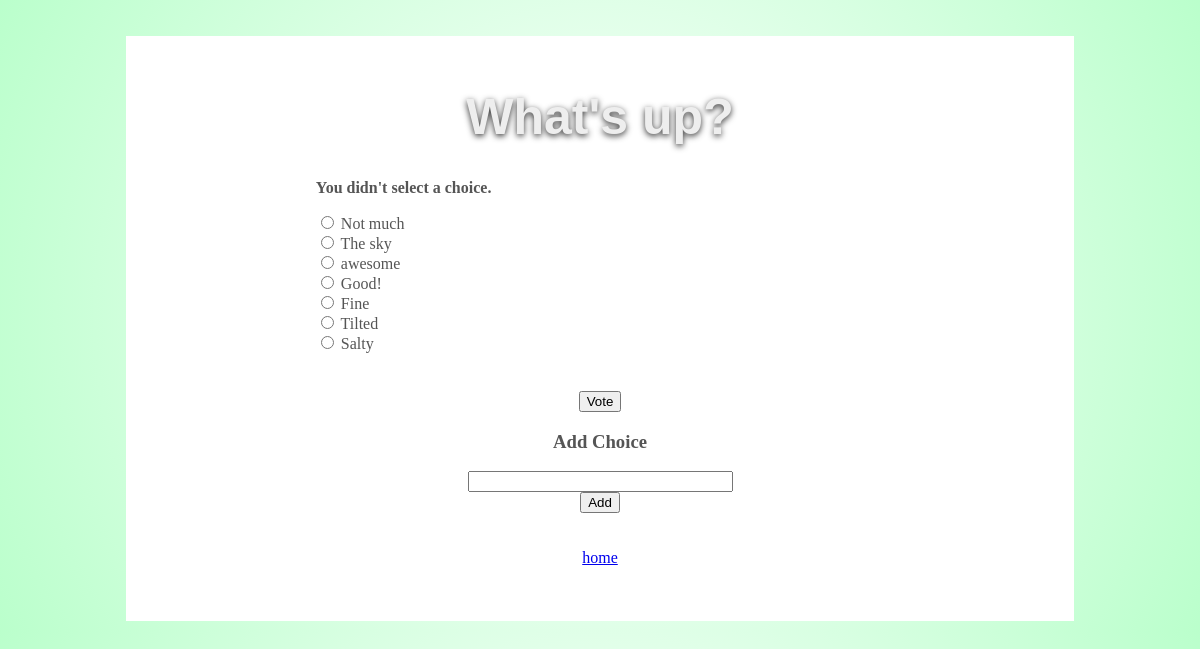
The page /polls/1/vote/ on the database its author committed.
### polls/models.py (models this page shows, shortened)
@python_2_unicode_compatible  # only if you need to support Python 2
class Question(models.Model):
    question_text = models.CharField(max_length=200)
    pub_date = models.DateTimeField('date published')

class Choice(models.Model):
    question = models.ForeignKey(Question, on_delete=models.CASCADE)
    choice_text = models.CharField(max_length=200)
    votes = models.IntegerField(default=0)

### polls/views.py (the view)
# urls.py: url(r'^(?P<question_id>[0-9]+)/vote/$', views.vote, name='vote'),
def vote(request, question_id):
    question = get_object_or_404(Question, pk=question_id)
    try:
        selected_choice = question.choice_set.get(pk=request.POST['choice'])
    except (KeyError, Choice.DoesNotExist):
        return render(request, 'polls/detail.html', {
            'question': question,
            'error_message': "You didn't select a choice.",
        })
    else:
        selected_choice.votes += 1
        selected_choice.save()
        return HttpResponseRedirect(reverse('polls:results', args=(question.id,)))

### polls/templates/polls/detail.html (shortened to what this page needs)
<!DOCTYPE html>
<html lang="en">
<head>
</head>
<body>
<br>
<div id="main">
<br>
<h1>{{ question.question_text }}</h1>
<div id="leftM">
{% if error_message %}<p><strong>{{ error_message }}</strong></p>{% endif %}
<form action="{% url 'polls:vote' question.id %}" method="post">
{% for choice in question.choice_set.all %}
    <input type="radio" name="choice" id="choice{{ forloop.counter }}" value="{{ choice.id }}" />
    <label for="choice{{ forloop.counter }}">{{ choice.choice_text }}</label><br />
{% endfor %}
</div>
<div align="center">
<br>
<input type="submit" value="Vote" />
<br>
<form action="{% url 'polls:add_choice' question.id %}" method="post">
    <h3>Add Choice</h3>
    <input type="text" name="addChoice" maxlength="99" size="30"/><br>
    <input type="submit" value="Add"/>
</form>
<br><br>
<a href="{% url 'polls:index' %}">home</a>
</div>
<br><br><br>
</div>
</body>
</html>

### polls/templates/polls/detail.html (style rules this page uses)
#main { width:80%; margin: 10px auto; background: white; }
#leftM { width:60%; margin: 20px auto; }
body { background: -moz-radial-gradient(#99ffcc,#000); background: -webkit-gradient(radial, center center,10,center center,1000, from(#ffffff), to(#99ffb3)); color:#555; background-color:#99ffb3; }
h1 { font: bold 50px Helvetica, Arial, Sans-serif; text-align: center; color: #eee; text-shadow: 0px 2px 6px #333; }

### rows shown on the page
Question: question_text "What's up?"
Choice: choice_text "Not much"
Choice: choice_text "The sky"
Choice: choice_text "awesome"
Choice: choice_text "Good!"
Choice: choice_text "Fine"
Choice: choice_text "Tilted"
Choice: choice_text "Salty"

### other values the page prints
{{ error_message }} "You didn't select a choice."
